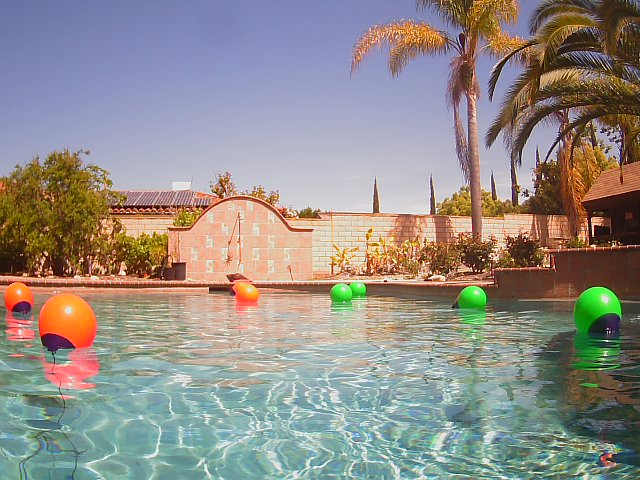
#> input picture GNC/Guidance_Core/Missions/2025-04-13-141027.jpg, 640 x 480 px, given in place of the camera
$ python black_cross_2.py
#> lines starting #> are read from the running program, lines starting #| are printed output that depends on the picture; after the words box and inside, x2 and y2 are one past the last pixel; in counts of white or black regions, pixels touching at a corner belong together
### API/Servos/mini_maestro.py
import serial
import time

class MiniMaestro:
    def __init__(self, port, baudrate=9600):
        """
        Initializes the serial connection to the Mini Maestro Servo Controller.

        Args:
            - port (str): The COM port (e.g., "COM3" for Windows or "/dev/ttyUSB0" for Linux/Mac).
            - baudrate (int): Communication speed (default is 9600).
        """
        self.serial_conn = serial.Serial(port, baudrate, timeout=1)
        time.sleep(2)  # Allow time for the connection to establish

        # Default servo states
        self.racquetball_launcher_state = {0: (0, 1500), 1: (0, 1800)}
        self.water_cannon_state = {0: (1, 1500), 1: (1, 1800)}

        ## Set default positions
        self.set_pwm(*self.racquetball_launcher_state[0])
        self.set_pwm(*self.water_cannon_state[0])
        #self.set_pwm(*self.gripper_state[0])

    def set_pwm(self, channel, target):
        """
        Sends a command to set the PWM signal for a servo.
        Args:
            - channel (int): The servo channel (0-5 for Mini Maestro 6).
            - target (int): PWM value (in microseconds, typically 500-2500).
        """
        target = target * 4  # Convert to Maestro format
        lsb = target & 0x7F  # Lower 7 bits
        msb = (target >> 7) & 0x7F  # Upper 7 bits
        command = bytes([0x84, channel, lsb, msb])  # Compact binary command
        self.serial_conn.write(command)

    # [4 lines left out: function close, not called in this run]

# Example usage:
# [32 lines that do not run on import are left out]

### GNC/Guidance_Core/Missions/black_cross_2.py
import cv2
import numpy as np
import math
from API.Servos.mini_maestro import MiniMaestro
import time
import datetime

# === Calibration Constants ===
REAL_WIDTH_INCHES = 18.5
FOCAL_LENGTH = 588.3843844

#
maestro = MiniMaestro(port="/dev/ttyACM0")
launch_ball = False
start = datetime.datetime.now()
time_delay = 5 # seconds between each shot [seconds]

# Load video
#cap = cv2.VideoCapture('2025-02-16-151324.webm')
cap = cv2.VideoCapture(0)

save_frame = False

# Check if camera opened successfully
if not cap.isOpened():
    print("Error opening video file")
    exit()

# Get frame dimensions
ret, frame = cap.read()
#> frame is the input picture: shape (480, 640, 3); mean B, G, R 135.5, 140.8, 146.4
if not ret:
    print("Failed to read first frame.")
    cap.release()
    exit()

height, width, _ = frame.shape
#> height = 480; width = 640

# Setup video writer
if save_frame:
    fourcc = cv2.VideoWriter_fourcc(*'XVID')
    out = cv2.VideoWriter('output2.avi', fourcc, 20.0, (width, height))

# Reset the capture position to frame 0
cap.set(cv2.CAP_PROP_POS_FRAMES, 0)

# Process video
while cap.isOpened():
    ret, frame = cap.read()
    if not ret:
        break

    image = frame.copy()
    hsv = cv2.cvtColor(image, cv2.COLOR_BGR2HSV)
#> hsv: shape (480, 640, 3); mean H, S, V 67.6, 84.1, 167.4

    # HSV Ranges
    lower_black = np.array([0, 0, 0])
    upper_black = np.array([180, 80, 100])
    lower_white = np.array([0, 0, 170])
    upper_white = np.array([180, 60, 255])

    # Masks
    mask_black = cv2.inRange(hsv, lower_black, upper_black)
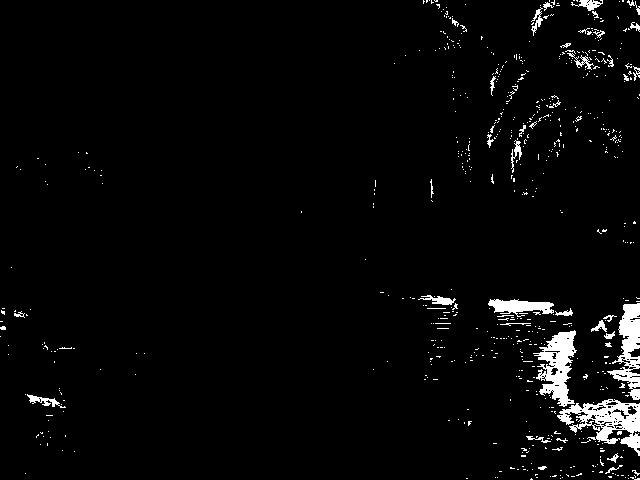
#> mask_black: shape (480, 640); 3.1% white; 642 white regions (602 under 20 px), largest, box (x1, y1, x2, y2) and area: (557, 399, 640, 456) 1976, (533, 330, 577, 407) 1686, (607, 303, 640, 400) 1449
    mask_white = cv2.inRange(hsv, lower_white, upper_white)
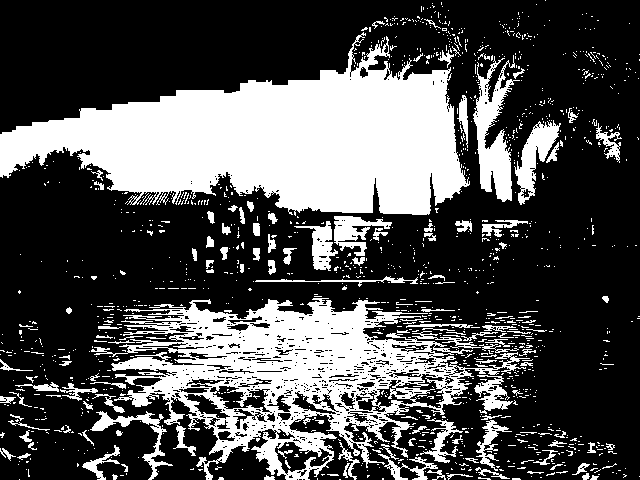
#> mask_white: shape (480, 640); 31.4% white; 1328 white regions (1189 under 20 px), largest, box (x1, y1, x2, y2) and area: (0, 32, 470, 216) 45764, (91, 298, 530, 480) 28734, (473, 55, 520, 202) 2988

    # Morphology
    kernel = np.ones((5, 5), np.uint8)
    mask_black = cv2.morphologyEx(mask_black, cv2.MORPH_CLOSE, kernel)
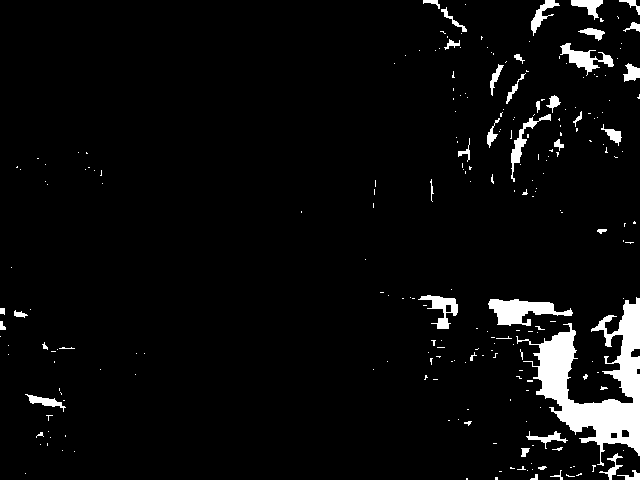
#> mask_black: shape (480, 640); 4.6% white; 241 white regions (198 under 20 px), largest, box (x1, y1, x2, y2) and area: (516, 297, 640, 466) 7251, (488, 299, 573, 326) 1200, (560, 43, 614, 76) 611
    mask_black = cv2.morphologyEx(mask_black, cv2.MORPH_OPEN, kernel)
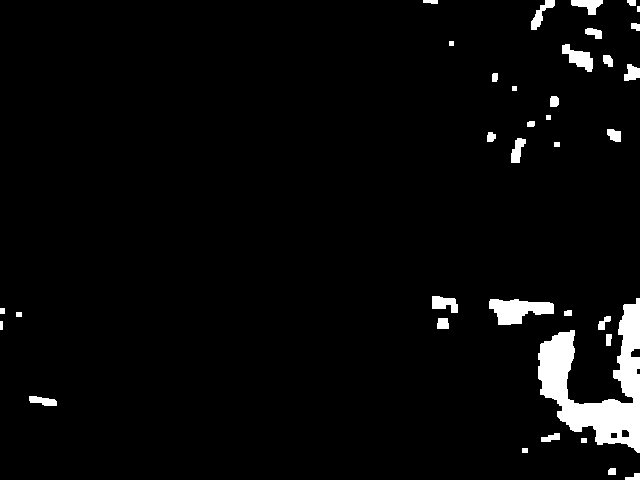
#> mask_black: shape (480, 640); 3.6% white; 36 white regions (1 under 20 px), largest, box (x1, y1, x2, y2) and area: (538, 298, 640, 453) 6589, (489, 299, 554, 325) 1073, (562, 44, 593, 72) 437
    mask_white = cv2.morphologyEx(mask_white, cv2.MORPH_CLOSE, kernel)
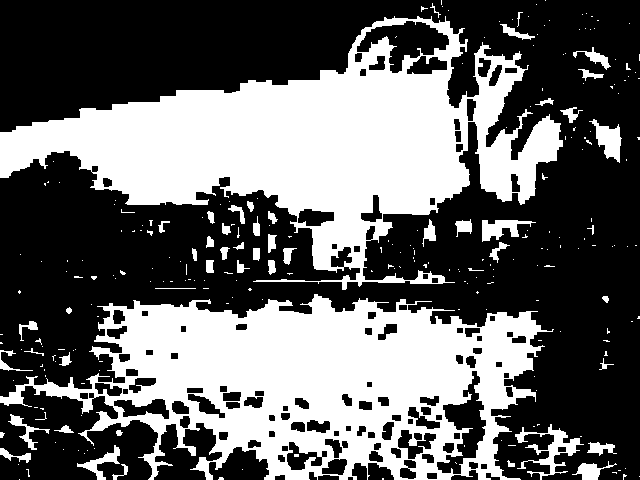
#> mask_white: shape (480, 640); 39.7% white; 260 white regions (208 under 20 px), largest, box (x1, y1, x2, y2) and area: (0, 16, 563, 290) 60001, (0, 294, 554, 480) 53817, (515, 424, 584, 480) 1047
    mask_white = cv2.morphologyEx(mask_white, cv2.MORPH_OPEN, kernel)
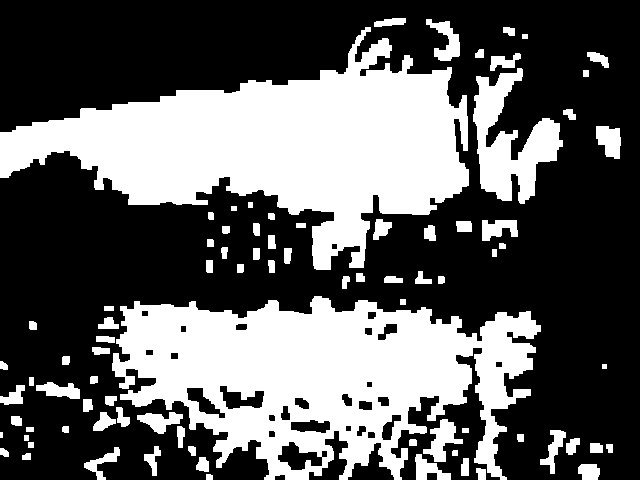
#> mask_white: shape (480, 640); 37.4% white; 84 white regions (1 under 20 px)

    black_info = []
    black_centroids = []
    white_centroids = []

    # Find black contours
    contours_black, _ = cv2.findContours(mask_black, cv2.RETR_EXTERNAL, cv2.CHAIN_APPROX_SIMPLE)
#> contours_black = 36 contours, 5 with area under 20; largest, box (x1, y1, x2, y2) and area: (538, 298, 640, 453) 6314, (489, 299, 554, 325) 986, (562, 44, 593, 72) 384, (432, 296, 458, 313) 257, (571, 0, 603, 15) 232
    for cnt in contours_black:
        area = cv2.contourArea(cnt)
        if area > 1000:
            approx = cv2.approxPolyDP(cnt, 0.02 * cv2.arcLength(cnt, True), True)
            if len(approx) == 12:
                x, y, w, h = cv2.boundingRect(cnt)
                cv2.drawContours(image, [cnt], -1, (0, 255, 0), 3)
                cv2.rectangle(image, (x, y), (x+w, y+h), (255, 0, 0), 2)
                cv2.putText(image, 'Black Cross', (x, y - 10), cv2.FONT_HERSHEY_SIMPLEX, 0.7, (255, 255, 255), 2)

                M = cv2.moments(cnt)
                if M['m00'] != 0.0:
                    c_x = int(M['m10'] / M['m00'])
                    c_y = int(M['m01'] / M['m00'])
                    black_centroids.append((c_x, c_y))
                    black_info.append(((c_x, c_y), w, h))
                    cv2.circle(image, (c_x, c_y), 10, (50, 168, 82), -1)
#> this loop made 36 passes
#> area on passes 1, 2, 5, 6, 7, 9, 10, 12, 14, 15, 16, 18: 48.5, 40, 87.5, 158, 48.5, 101, 74.5, 32.5, 986.5, 6314, 257, 191.5
#> (cnt, area) on passes 3, 4, 11, 13, 17: ([[522, 448], [522, 452], [527, 452], [527, 448]], 20), ([[581, 438], [581, 442], [586, 442], [586, 438]], 20), ([[16, 312], [16, 316], [21, 316], [21, 312]], 20), ([[0, 308], [0, 313], [4, 313], [4, 308]], 20), ([[554, 142], [554, 146], [559, 146], [559, 142]], 20)
#> after the loop, black_centroids = []; black_info = []

    # Find white contours
    contours_white, _ = cv2.findContours(mask_white, cv2.RETR_EXTERNAL, cv2.CHAIN_APPROX_SIMPLE)
#> contours_white = 84 contours, 2 with area under 20; largest, box (x1, y1, x2, y2) and area: (0, 27, 469, 270) 49804, (112, 296, 541, 480) 48712, (473, 68, 563, 204) 5342, (423, 419, 463, 462) 685, (426, 19, 460, 61) 590
    for cnt in contours_white:
        area = cv2.contourArea(cnt)
        if area > 1000:
            approx = cv2.approxPolyDP(cnt, 0.02 * cv2.arcLength(cnt, True), True)
            if len(approx) >= 4:
                x, y, w, h = cv2.boundingRect(cnt)
                cv2.drawContours(image, [cnt], -1, (0, 255, 255), 3)
                cv2.rectangle(image, (x, y), (x+w, y+h), (255, 87, 51), 2)
                cv2.putText(image, 'White Square', (x, y - 10), cv2.FONT_HERSHEY_SIMPLEX, 0.7, (0, 0, 0), 2)

                M = cv2.moments(cnt)
                if M['m00'] != 0.0:
                    c_x = int(M['m10'] / M['m00'])
                    c_y = int(M['m01'] / M['m00'])
                    white_centroids.append((c_x, c_y))
                    cv2.circle(image, (c_x, c_y), 10, (191, 64, 191), -1)
#> this loop made 84 passes
#> (area, x, y, w, h, c_x, c_y) on passes 46, 76, 82: (48712, 112, 296, 429, 184, 317, 376), (5342, 473, 68, 90, 136, 509, 142), (49804, 0, 27, 469, 243, 277, 145)
#> area on passes 1 to 6: 28.5, 81, 268.5, 107.5, 129.5, 418.5
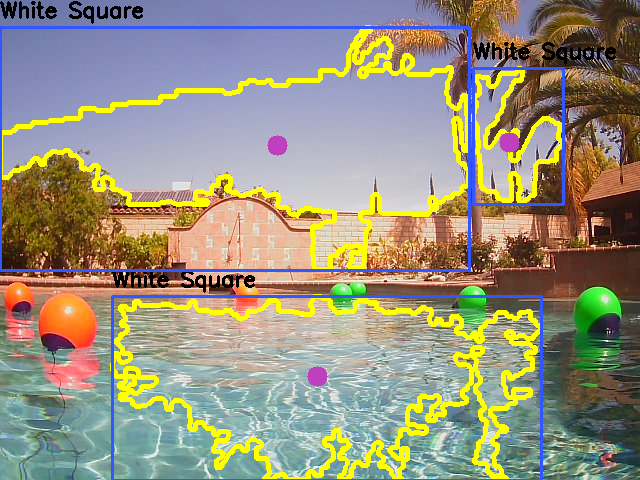
#> image: shape (480, 640, 3); 11.72% of pixels changed, all inside (x1, y1, x2, y2) = (0, 1, 616, 480)
#> after the loop, white_centroids = [(317, 376), (509, 142), (277, 145)]

    # Find closest black centroid to white square
    min_distance = float('inf')
    closest_black = None
    closest_w = None
    closest_h = None

    for (bc, bw, bh) in black_info:
        for wc in white_centroids:
            dist = math.hypot(bc[0] - wc[0], bc[1] - wc[1])
            if dist < min_distance:
                min_distance = dist
                closest_black = bc
                closest_w = bw
                closest_h = bh
#> this loop made 0 passes
#> after the loop, min_distance = inf

    # Highlight closest match and estimate distance
    if closest_black:
        estimated_distance = (REAL_WIDTH_INCHES * FOCAL_LENGTH) / closest_w
        print(f"Closest black cross centroid: {closest_black} | "
              f"Size: {closest_w}x{closest_h}px | "
              f"Distance: {estimated_distance:.2f} inches")

        cv2.circle(image, closest_black, 15, (0, 0, 255), 3)
        label = f'{closest_w}x{closest_h}px, {estimated_distance:.1f}"'
        cv2.putText(image, label, (closest_black[0] + 10, closest_black[1]),
                    cv2.FONT_HERSHEY_SIMPLEX, 0.6, (0, 0, 255), 2)
        if estimated_distance <= 40:
            print(f"Distance: {estimated_distance:.2f} inches")
            launch_ball = True
        else:
            launch_ball = False

    if launch_ball == True:
        #sample_now = datetime.datetime.now()
        #if sample_now.second > start.second + time_delay:
        #    start = datetime.datetime.now() # restarting the timer of when the last shot was
        maestro.set_pwm(0, 1800)  # Move servo on channel 0
        time.sleep(2)
        maestro.set_pwm(0, 1500)  # Move servo on channel 0


    # Show and save frame
    cv2.imshow("Detected Shapes", image)
    if save_frame:
        out.write(image)

    if cv2.waitKey(25) & 0xFF == ord('q'):
#> (key q is pressed here)
        break

# Clean up
cap.release()
if save_frame:
    out.release()
cv2.destroyAllWindows()

$ run again, on GNC/Guidance_Core/Missions/2025-04-13-141055.jpg
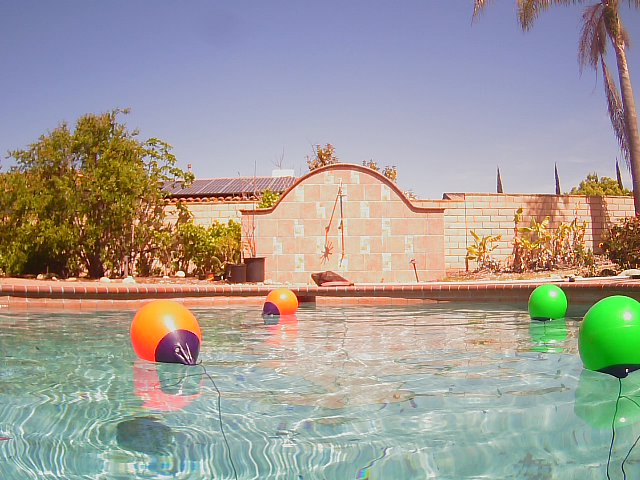
#> input picture GNC/Guidance_Core/Missions/2025-04-13-141055.jpg, 640 x 480 px, given in place of the camera
#> frame is the input picture: shape (480, 640, 3); mean B, G, R 149.9, 156.1, 160.7
#> hsv: shape (480, 640, 3); mean H, S, V 68.2, 78, 183.6
#> `mask_black = cv2.inRange(hsv, lower_black, upper_black)`:
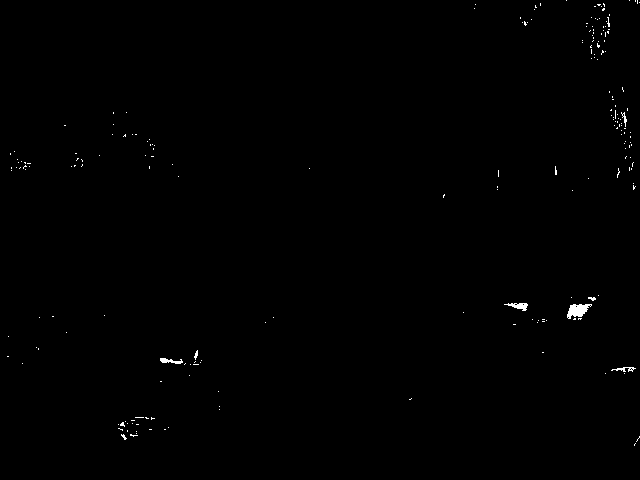
#> mask_black: shape (480, 640); 0.34% white; 211 white regions (204 under 20 px), largest, box (x1, y1, x2, y2) and area: (567, 304, 592, 319) 226, (504, 303, 528, 311) 100, (160, 358, 183, 364) 78
#> contours_black = 9 contours, 2 with area under 20; largest, box (x1, y1, x2, y2) and area: (568, 304, 588, 320) 228, (611, 109, 626, 129) 170, (514, 303, 527, 310) 62, (623, 367, 633, 372) 36, (603, 26, 609, 34) 35, (118, 424, 125, 430) 28, (625, 141, 631, 148) 28
#> the loop `for cnt in contours_black:` made 9 passes
#> area on passes 1, 4, 5, 6, 7: 28.5, 227.5, 62, 28.5, 169.5
#> after the loop `for cnt in contours_black:`: black_centroids = []
#> contours_white = 53 contours, 3 with area under 20; largest, box (x1, y1, x2, y2) and area: (0, 308, 610, 480) 77402, (0, 63, 633, 267) 59667, (280, 171, 375, 277) 3326, (376, 185, 395, 246) 634, (193, 204, 241, 224) 631
#> the loop `for cnt in contours_white:` made 53 passes
#> (area, x, y, w, h, c_x, c_y) on passes 19, 45, 51: (77402.5, 0, 308, 610, 172, 315, 404), (3326.5, 280, 171, 95, 106, 338, 215), (59667, 0, 63, 633, 204, 368, 134)
#> after the loop `for cnt in contours_white:`:
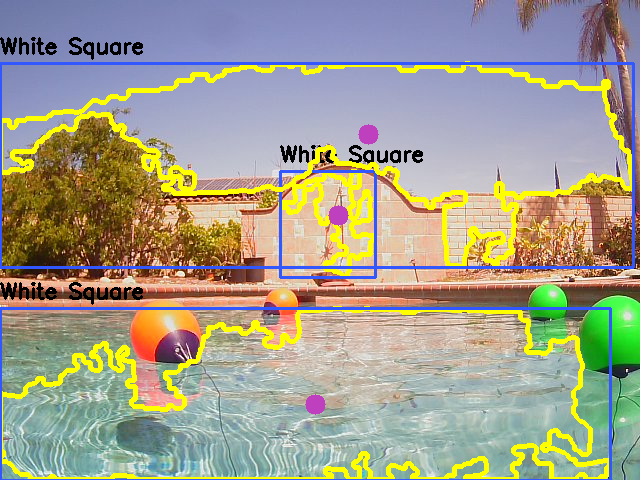
#> image: shape (480, 640, 3); 11.4% of pixels changed, all inside (x1, y1, x2, y2) = (0, 37, 635, 480)
#> after the loop `for cnt in contours_white:`: white_centroids = [(315, 404), (338, 215), (368, 134)]
#> after the loop `for (bc, bw, bh) in black_info:`: min_distance = inf
